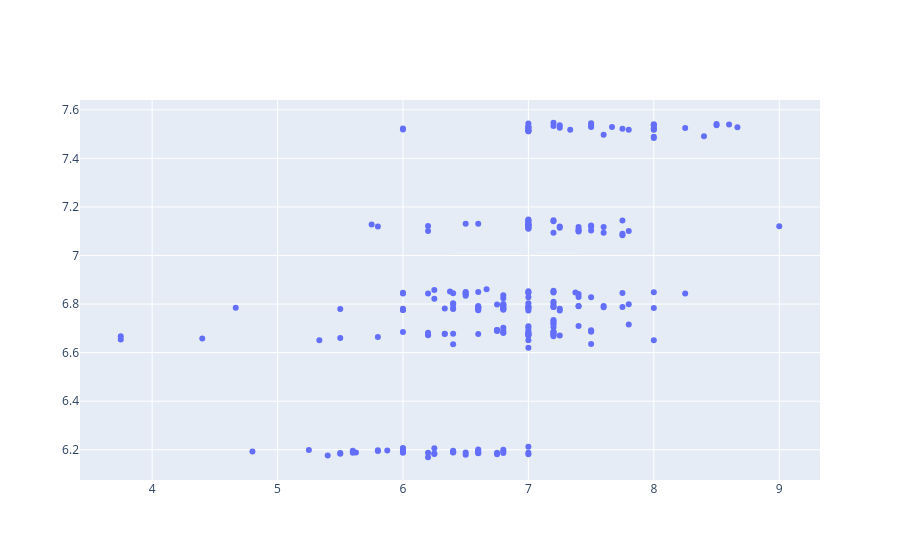

The notebook cell this image was saved under:
### Code cell
fig = go.Figure()
fig.add_trace(
    go.Scatter(
        x=y_true_decoded,
        y=y_pred_decoded,
        mode="markers",
        name="Predictions vs True",
    )
)

### Figure 1 — Plotly figure (JSON) as saved in the notebook; plotly's stock layout.template omitted (floating-point values rounded to 4 significant figures; data arrays with more than 128 entries replaced by an {"elided": "..."} marker saying what was removed)
{"data": [{"mode": "markers", "name": "Predictions vs True", "type": "scatter", "x": {"elided": "246 float values"}, "y": {"elided": "246 float values"}}], "layout": {}}
